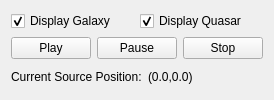
           <widget class="QWidget" name="ImageTab">
            <attribute name="title">
             <string>Image</string>
            </attribute>
            <layout class="QVBoxLayout" name="verticalLayout_3">
             <item>
              <layout class="QHBoxLayout" name="horizontalLayout">
               <item>
                <widget class="QCheckBox" name="displayGalaxy">
                 <property name="layoutDirection">
                  <enum>Qt::LeftToRight</enum>
                 </property>
                 <property name="text">
                  <string>Display Galaxy</string>
                 </property>
                 <property name="checked">
                  <bool>true</bool>
                 </property>
                </widget>
               </item>
               <item>
                <widget class="QCheckBox" name="displayQuasar">
                 <property name="layoutDirection">
                  <enum>Qt::LeftToRight</enum>
                 </property>
                 <property name="text">
                  <string>Display Quasar</string>
                 </property>
                 <property name="checked">
                  <bool>true</bool>
                 </property>
                </widget>
               </item>
              </layout>
             </item>
             <item>
              <layout class="QHBoxLayout" name="horizontalLayout_2">
               <item>
                <widget class="QPushButton" name="playButton">
                 <property name="text">
                  <string>Play</string>
                 </property>
                 <property name="autoDefault">
                  <bool>false</bool>
                 </property>
                 <property name="default">
                  <bool>false</bool>
                 </property>
                 <property name="flat">
                  <bool>false</bool>
                 </property>
                </widget>
               </item>
               <item>
                <widget class="QPushButton" name="pauseButton">
                 <property name="text">
                  <string>Pause</string>
                 </property>
                </widget>
               </item>
               <item>
                <widget class="QPushButton" name="resetButton">
                 <property name="text">
                  <string>Stop</string>
                 </property>
                </widget>
               </item>
              </layout>
             </item>
             <item>
              <layout class="QHBoxLayout" name="horizontalLayout_9">
               <item>
                <widget class="QLabel" name="label_27">
                 <property name="text">
                  <string>Current Source Position:</string>
                 </property>
                </widget>
               </item>
               <item>
                <widget class="QLabel" name="sourcePosLabel">
                 <property name="text">
                  <string>(0.0,0.0)</string>
                 </property>
                </widget>
               </item>
              </layout>
             </item>
            </layout>
            <zorder></zorder>
           </widget>
